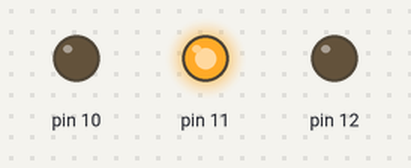
This sketch was run on a simulated Arduino Uno, built with avr-gcc and run on an emulated ATmega328P. Parts: output pins drawn as LEDs (lit = HIGH). Random numbers use the default seed unless the sketch sets one.

Above: at 0.05 s.
At 11.45 s:
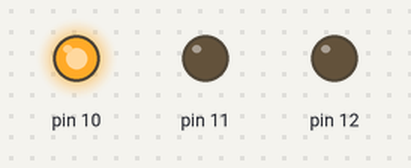
At 20.45 s:
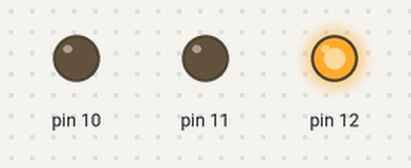
At 39.96 s:
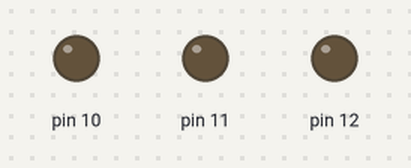
Timing chart, 0 to 40.0 s (numbered marks = the images above):
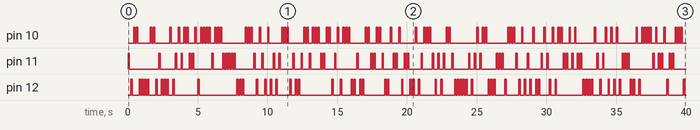

Measured:
- by itself, pin 10: LOW → HIGH at 0.40 s, → LOW 0.10 s later, → HIGH 0.10 s later, → LOW 0.10 s later, … (150 changes in this stretch)
- by itself, pin 11: LOW → HIGH at 0.00 s, → LOW 0.10 s later, → HIGH 2.1 s later, → LOW 0.10 s later, … (120 changes in this stretch)
- by itself, pin 12: LOW → HIGH at 0.20 s, → LOW 0.10 s later, → HIGH 0.50 s later, → LOW 0.10 s later, … (130 changes in this stretch)

The sketch:

test.ino
```cpp
void setup() {
  // initialize digital pin LED_BUILTIN as an output.
  pinMode(10, OUTPUT);
  pinMode(11, OUTPUT);
  pinMode(12, OUTPUT);
}

// the loop function runs over and over again forever
void loop() {
  // for (int i = 0; i < 10; i++) {
  //   for (int j = 0; j <= i; j++) {
  //     digitalWrite(12, HIGH);   // turn the LED on (HIGH is the voltage level)
  //     digitalWrite(11, HIGH);   // turn the LED on (HIGH is the voltage level)
  //     delay(100);                       // wait for a second
  //     digitalWrite(12, LOW);    // turn the LED off by making the voltage LOW
  //     digitalWrite(11, LOW);    // turn the LED off by making the voltage LOW
  //     delay(100);                       // wait for a second
  //   }
  //   delay(500);
  // }
  int pin = rand() % 3 + 10;
  digitalWrite(pin, HIGH);
  delay(100);
  digitalWrite(pin, LOW);
  delay(100);

  return;
}
```
